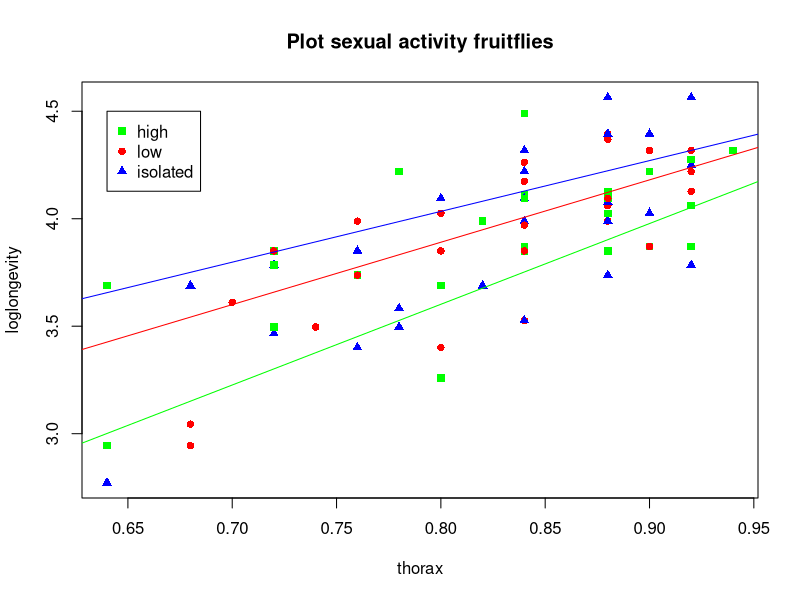
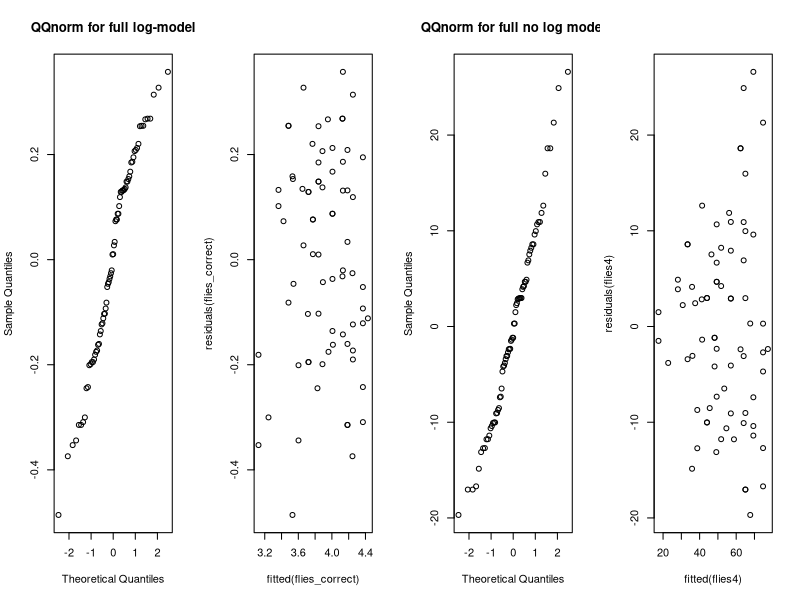
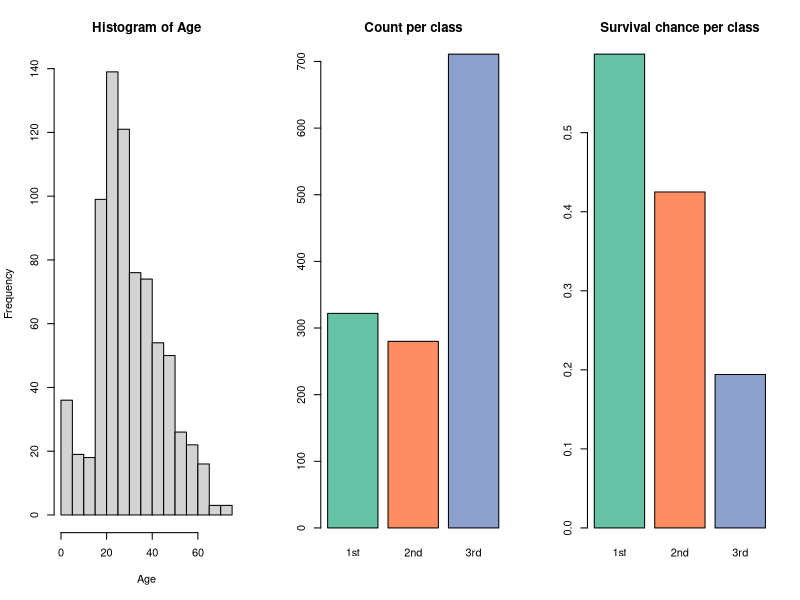
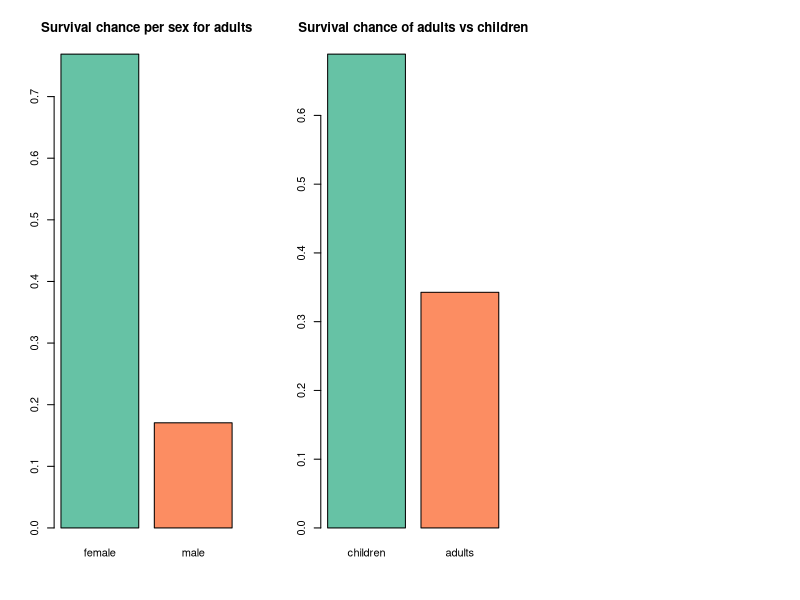
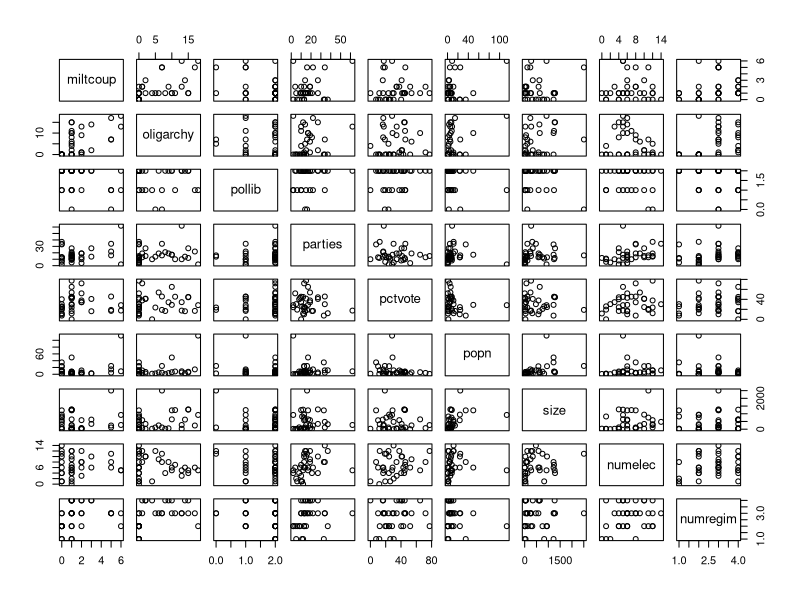

These figures' R source, in order:
## ---- chunk 1
knitr::opts_chunk$set(echo = TRUE)
## ---- chunk 2
flies <- read.table("fruitflies.txt", header=TRUE)
attach(flies)
## ---- chunk 3
loglongevity <- log(longevity); flies$loglongevity <- loglongevity
activity = as.factor(activity)
plot(loglongevity~thorax, pch= c(15, 16, 17), col=c("green", "red", "blue"))
legend(0.64, 4.5, legend=c("high", "low", "isolated"), pch= c(15, 16, 17), col=c("green", "red", "blue"))
title("Plot sexual activity fruitflies")
abline(lm(loglongevity~thorax,data=flies[activity=='low',]), col = "red")
abline(lm(loglongevity~thorax,data=flies[activity=="high",]), col = "green")
abline(lm(loglongevity~thorax,data=flies[activity=="isolated",]), col = "blue")
flies_wrong = lm(loglongevity~activity)
anova(flies_wrong) 
summary(flies_wrong)
## ---- chunk 4
flies_correct = lm(loglongevity~thorax+activity)
drop1(flies_correct, test = "F")
summary(flies_correct)
mean(thorax)
## ---- chunk 5
flies2=lm(loglongevity~thorax,data=flies)
anova(flies2)
flies3=lm(loglongevity~thorax*activity,data=flies)
anova(flies3)
## ---- chunk 6
par(mfrow=c(1,4))
qqnorm(residuals(flies_correct), main="QQnorm for full log-model")
plot(fitted(flies_correct),residuals(flies_correct))

flies4=lm(longevity~thorax+activity,data=flies)
qqnorm(residuals(flies4), main="QQnorm for full no log model")
plot(fitted(flies4),residuals(flies4))
## ---- chunk 7
drop1(flies4,test="F")
## ---- chunk 8
detach(flies)
## ---- chunk 9
titanic <- read.table("titanic.txt", header=TRUE)
#install.packages("ggplot2")
#install.packages("ggpubr")
library(ggplot2)
library(ggpubr)
theme_set(theme_pubr())
attach(titanic)
## ---- chunk 10
par(mfrow=c(1,3))
library(RColorBrewer); coul <- brewer.pal(5, "Set2")
hist(Age) # NA automatically ommited from histogram
adultsurv = nrow(titanic[Survived=="1",])/nrow(titanic)
classtable = table(PClass) # all numbers from class
barplot(classtable, main = "Count per class", col=coul)
classsurv = xtabs(Survived~PClass) # all who survived from class
classsurvival = classsurv/classtable;
barplot(classsurvival, main="Survival chance per class", col=coul) 
titanicAdult = titanic[Age>=18.00,]
sextable = table(titanicAdult$Sex)
sexsurv = xtabs(titanicAdult$Survived~titanicAdult$Sex)
sexsurvival = sexsurv/sextable; 
barplot(sexsurvival, main = "Survival chance per sex for adults", col=coul)
titanicChild = titanic[Age<18.00,]
childsurv = nrow(titanicChild[Survived=="1",])/nrow(titanicChild)
barplot(c(childsurv, adultsurv), main = "Survival chance of adults vs children", 
        names.arg = c("children", "adults"), col=coul)
## ---- chunk 11
PClass = as.factor(PClass)
Sex=as.factor(Sex)
titanicglm <- glm(Survived~PClass+Age+Sex, family = binomial)
summary(titanicglm)
exp(3.76-2.631357*1)
1/0.071
## ---- chunk 12
glm3=glm(Survived~Age*PClass,data=titanic,family=binomial)
anova(glm3, test="Chisq")
glm4=glm(Survived~Age*Sex,data=titanic,family=binomial)
anova(glm4, test="Chisq")
## ---- chunk 13
titanicglm2=glm(Survived~PClass+Age*Sex,data=titanic,family=binomial)
summary(titanicglm2)
anova(titanicglm2,test="Chisq")

#exp{2.76 -1.54*PClass2nd -2.65*PClass3rd + 0.0024*Age -0.51*Sexmale -0.075591*Age:Sexmale}.
#exp(2.76 -1.54*0 -2.65*0 + 0.0024*53 -0.51*0 -0.075591*0) #Female 1st class
## ---- chunk 14
class_vs_survive = table(titanic$Survived, titanic$PClass)
class_vs_survive
sex_vs_survive = table(titanic$Survived, titanic$Sex)
sex_vs_survive
chisq.test(class_vs_survive)
fisher.test(sex_vs_survive) # Fisher since 2x2

#class_vs_sex = xtabs(titanic$PClass, titanic) #<<< aanmaken
# total = xtabs(~Sex+PClass)
# total
# ifsurvived = xtabs(Survived ~Sex+PClass)
# ifsurvived
# percsurvived = round(ifsurvived/total, 3)
# percsurvived
# 
# chisq.test(percsurvived)

## ---- chunk 15
detach(titanic)
## ---- chunk 16
africa <- read.table("africa.txt", header=TRUE)
attach(africa)
## ---- chunk 17
pollib = as.factor(pollib)
africaglm=glm(miltcoup~oligarchy+pollib+parties+pctvote+popn+size+numelec+numregim,family=poisson,data=africa)
summary(africaglm)
pairs(africa) # = plot(africa)
## ---- chunk 18
# summary(glm(miltcoup~oligarchy+pollib+parties+pctvote+popn+size+numelec+numregim,family=poisson,data=africa))
## ---- chunk 19
# summary(glm(miltcoup~oligarchy+pollib+parties+pctvote+popn+size+numregim,data=africa,family=poisson))
## ---- chunk 20
# summary(glm(miltcoup~oligarchy+pollib+parties+pctvote+popn+size,data=africa,family=poisson))
## ---- chunk 21
# summary(glm(miltcoup~oligarchy+pollib+parties+popn+pctvote,data=africa,family=poisson))
## ---- chunk 22
# summary(glm(miltcoup~oligarchy+pollib+parties+pctvote,data=africa,family=poisson))
## ---- chunk 23
summary(glm(miltcoup~oligarchy+pollib+parties,data=africa,family=poisson))
## ---- chunk 24
mean(oligarchy)
## ---- chunk 25
detach(africa)
